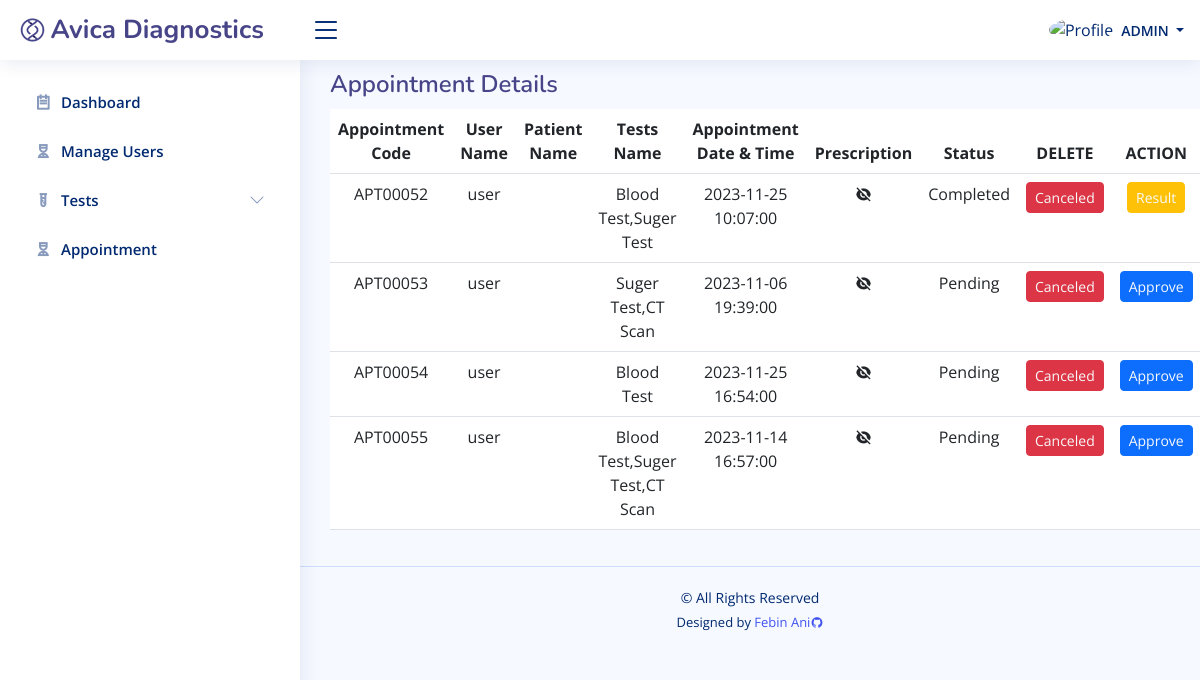
Before: /admin/appointment.php (signed in) with the older database file.
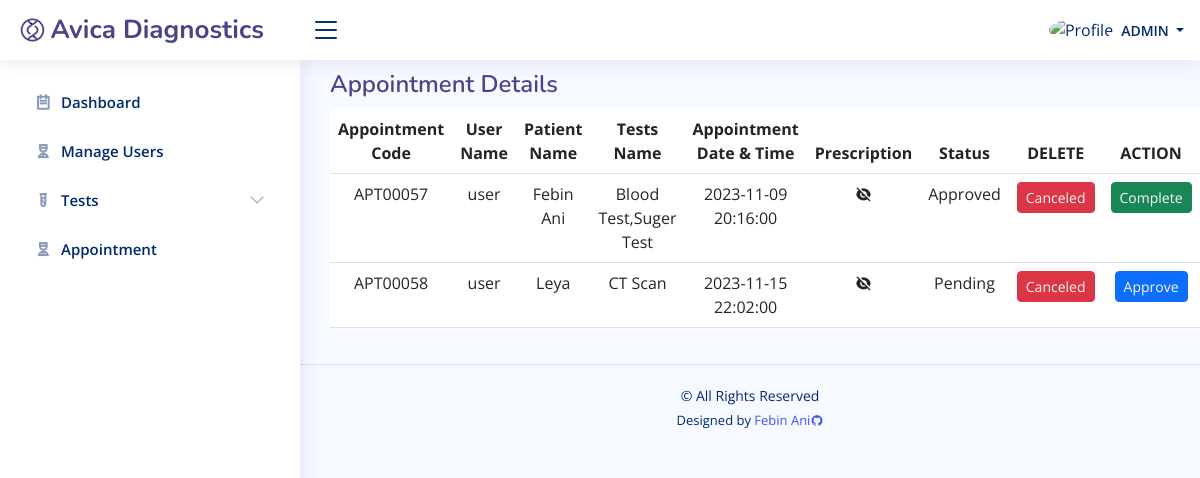
After: the same page with the newer database file.
### tables this page shows
CREATE TABLE `tb_appointment_list` (
  `apt_id` int(10) NOT NULL,
  `name` text NOT NULL,
  `code` varchar(100) NOT NULL,
  `user_id` int(10) NOT NULL,
  `schedule` datetime NOT NULL,
  `pres` varchar(150) NOT NULL,
  `price` int(10) NOT NULL,
  `status` int(50) NOT NULL,
  `payment_status` int(50) NOT NULL,
  `date_created` datetime NOT NULL,
  `date_updated` datetime DEFAULT NULL
);

CREATE TABLE `tb_user` (
  `id` int(10) NOT NULL,
  `fname` text NOT NULL,
  `lname` text NOT NULL,
  `gender` varchar(30) NOT NULL,
  `contact` varchar(100) NOT NULL,
  `username` varchar(50) NOT NULL,
  `email` text NOT NULL,
  `pass` text NOT NULL,
  `dob` date NOT NULL,
  `address` text NOT NULL,
  `usertype` text NOT NULL,
  `date_created` datetime NOT NULL,
  `date_updated` datetime DEFAULT NULL
);

### admin/appointment.php (the view, shortened to what this page needs)
<?php
	include('constant/security.php');
	include('constant/header.php');
	include('constant/sidebar.php');
?>
<main id="main" class="main">
    <div class="pagetitle">
      <h1>Appointment Details</h1>
    </div>
    <section class="section">
      <div class="row">
        <div class="col-lg-12">
          <table class="table">
            <thead>
              <tr class="text-center ">
                <th scope="col">Appointment Code</th>
                <th scope="col">User Name</th>
                <th scope="col">Patient Name</th>
                <th scope="col">Tests Name</th>
                <th scope="col">Appointment Date & Time</th>
                <th scope="col">Prescription</th>
                <th scope="col">Status</th>
                <th scope="col">DELETE</th>
                <th scope="col">ACTION</th>
              </tr>
            </thead>
            <tbody>
            <?php
              $sql = "SELECT
                          al.*,u.*,
                          GROUP_CONCAT(DISTINCT t.test_name ORDER BY t.test_id) AS testNames
                          FROM
                              tb_appointment_list AS al
                          LEFT JOIN
                              tb_appointment AS a ON al.code = a.apt_code
                          LEFT JOIN
                              tb_test AS t ON a.test_id = t.test_id
                          LEFT JOIN
                              tb_user AS u ON al.user_id = u.id
                          GROUP BY al.code";
              $result = $conn->query($sql);
              if ($result->num_rows > 0) {
                while ($row = $result->fetch_assoc()) {
                  echo '<tr class="text-center ">';
                  echo '<td>' . $row["code"] . '</td>';
                  echo '<td>' . $row["username"] . '</td>';
                  echo '<td>' . $row["name"] . '</td>';
                  echo '<td>' . $row["testNames"] . '</td>';
                  echo '<td>' . $row["schedule"] . '</td>';
                  echo "<td>" ?>
                  <?php
                  $pres=$row["pres"];
                  if($pres!==""){
                  ?>
                    <a class="d-flex justify-content-center link-dark" href=<?php echo "../assets/upload/".$row["pres"]; ?> >  <i class="ri-eye-fill"></i></a>
                  <?php
                  } else {
                  ?>
                    <i  class="ri-eye-off-fill d-flex justify-content-center "></i>
                  <?php
                  }
                  echo "<td>" ?>
                  <?php
                  $status=$row['status'];
                  if($status==0){
                    ?>
                    Pending
                    <?php
                  } elseif($status==1) {
                    ?>
                    Approved
                    <?php
                  } else {
                    ?>
                    Completed
                    <?php
                  }
                  ?>
                  <?php "</td>";
                  echo "<td>";
                  ?>
                    <button class="btn btn-danger btn-sm">
                      <a class="link-light" href="delete.php?apt_id=<?php echo $row["apt_id"]; ?>">Canceled</a>
                    </button>
                  <?php "</td>";
                    echo "<td>";
                    $status=$row['status'];
                    if($status==0){
                  ?>
                  <button class="btn btn-primary btn-sm">
                    <a class="link-light" href="update.php?apt_id=<?php echo $row["apt_id"]; ?>">Approve</a>
                  </button>
                  <?php
                    } elseif($status==1) {
                  ?>
                  <button class="btn btn-success btn-sm">
                    <a class="link-light" href="update.php?apt_id=<?php echo $row["apt_id"]; ?>">Complete</a>
                  </button>
                  <?php
                    } else {
                  ?>
                  <button class="btn btn-warning btn-sm">
                    <a class="link-light" href="result.php?apt_id=<?php echo $row["apt_id"]; ?>">Result</a>
                  </button>
                  <?php
                    }
                  echo "</td>";
                  echo "</tr>";
                }
              }
            ?>
            </tbody>
          </table>
        </div>
      </div>
    </section>
  </main>
<?php
include('constant/footer.php');
?>

### admin/constant/header.php (shortened to what this page needs)
<!DOCTYPE html>
<html lang="en">
<head>
  <link href="assets/vendor/bootstrap/css/bootstrap.min.css" rel="stylesheet">
  <link href="assets/vendor/bootstrap-icons/bootstrap-icons.css" rel="stylesheet">
  <link href="assets/vendor/boxicons/css/boxicons.min.css" rel="stylesheet">
  <link href="assets/vendor/quill/quill.snow.css" rel="stylesheet">
  <link href="assets/vendor/quill/quill.bubble.css" rel="stylesheet">
  <link href="assets/vendor/remixicon/remixicon.css" rel="stylesheet">
  <link href="assets/vendor/simple-datatables/style.css" rel="stylesheet">
  <link href="assets/css/style.css" rel="stylesheet">
  <link rel="stylesheet" type="text/css" href="https://common.olemiss.edu/_js/sweet-alert/sweet-alert.css">
</head>
<body>
  <header id="header" class="header fixed-top d-flex align-items-center">
    <div class="d-flex align-items-center justify-content-between">
      <a href="index.php" class="logo d-flex align-items-center">
        <img src="assets/img/logo.png" alt="">
        <span class="d-none d-lg-block">Avica Diagnostics</span>
      </a>
      <i class="bi bi-list toggle-sidebar-btn"></i>
    </div>
    <nav class="header-nav ms-auto">
      <ul class="d-flex align-items-center">
        <li class="nav-item dropdown pe-3">
          <a class="nav-link nav-profile d-flex align-items-center pe-0" href="#" data-bs-toggle="dropdown">
            <img src="https://github.com/febin-ani.png" alt="Profile" class="rounded-circle">
            <span class="d-none d-md-block dropdown-toggle ps-2">
            <?php echo "<span class='text-uppercase'>" .$_SESSION['usertype']. "</span>"; ?>
            </span>
          </a>
        </li>
      </ul>
    </nav>
  </header>

### admin/constant/sidebar.php (shortened to what this page needs)
 <aside id="sidebar" class="sidebar">
<ul class="sidebar-nav" id="sidebar-nav">
  <li class="nav-item">
    <a class="nav-link collapsed" href="index.php">
      <i class="ri-todo-line"></i>
      <span>Dashboard</span>
    </a>
  </li>
  <li class="nav-item">
    <a class="nav-link collapsed" href="register.php">
      <i class="ri-nurse-line"></i>
      <span>Manage Users</span>
    </a>
  </li>
  <li class="nav-item">
    <a class="nav-link collapsed" data-bs-target="#test-nav" data-bs-toggle="collapse" href="#">
      <i class="ri-test-tube-line"></i><span>Tests</span><i class="bi bi-chevron-down ms-auto"></i>
    </a>
  </li>
  <li class="nav-item">
    <a class="nav-link collapsed" href="appointment.php">
      <i class="ri-nurse-line"></i>
      <span>Appointment</span>
    </a>
  </li>
</ul>
</aside>

### constant/footer.php (shortened to what this page needs)
 <footer id="footer" class="footer">
    <div class="copyright">
      &copy;  All Rights Reserved
    </div>
    <div class="credits">
      Designed by <a href="https://github.com/febin-ani">Febin Ani<i class="ri-github-fill"></i></a>
    </div>
  </footer>
</body>
</html>

### admin/assets/css/style.css (style rules this page uses)
:root { scroll-behavior: smooth; }
body { font-family: "Open Sans", sans-serif; background: #f6f9ff; color: #444444; }
a { color: #4154f1; text-decoration: none; }
h1, h2, h3, h4, h5, h6 { font-family: "Nunito", sans-serif; }
#main { margin-top: 50px; padding: 20px 30px; transition: all 0.3s; }
.pagetitle { margin-bottom: 10px; }
.pagetitle h1 { font-size: 24px; margin-bottom: 0; font-weight: 600; color: rgb(71, 69, 136); }
.logo { line-height: 1; }
@media (min-width: 1200px) { .logo { width: 280px; } }
.logo img { max-height: 26px; margin-right: 6px; }
.logo span { font-size: 26px; font-weight: 700; color: rgb(71, 69, 136); font-family: "Nunito", sans-serif; }
.header { transition: all 0.5s; z-index: 997; height: 60px; box-shadow: 0px 2px 20px rgba(1, 41, 112, 0.1); background-color: #fff; padding-left: 20px; }
.header .toggle-sidebar-btn { font-size: 32px; padding-left: 10px; cursor: pointer; color: #012970; }
.header-nav ul { list-style: none; }
.header-nav>ul { margin: 0; padding: 0; }
.header-nav .nav-profile { color: #012970; }
.header-nav .nav-profile img { max-height: 36px; }
.header-nav .nav-profile span { font-size: 14px; font-weight: 600; }
.sidebar { position: fixed; top: 60px; left: 0; bottom: 0; width: 300px; z-index: 996; transition: all 0.3s; padding: 20px; overflow-y: auto; scrollbar-width: thin; scrollbar-color: #aab7cf transparent; box-shadow: 0px 0px 20px rgba(1, 41, 112, 0.1); background-color: #fff; }
@media (min-width: 1200px) { #main, #footer { margin-left: 300px; } }
.sidebar-nav { padding: 0; margin: 0; list-style: none; }
.sidebar-nav li { padding: 0; margin: 0; list-style: none; }
.sidebar-nav .nav-item { margin-bottom: 5px; }
.sidebar-nav .nav-link { display: flex; align-items: center; font-size: 15px; font-weight: 600; color: #4154f1; transition: 0.3; background: #f6f9ff; padding: 10px 15px; border-radius: 4px; }
.sidebar-nav .nav-link i { font-size: 16px; margin-right: 10px; color: #4154f1; }
.sidebar-nav .nav-link.collapsed { color: #012970; background: #fff; }
.sidebar-nav .nav-link.collapsed i { color: #899bbd; }
.sidebar-nav .nav-link .bi-chevron-down { margin-right: 0; transition: transform 0.2s ease-in-out; }
.footer { padding: 20px 0; font-size: 14px; transition: all 0.3s; border-top: 1px solid #cddfff; }
.footer .copyright { text-align: center; color: #012970; }
.footer .credits { padding-top: 5px; text-align: center; font-size: 13px; color: #012970; }

Changed rows visible on the page:
removed tb_appointment_list: code "APT00052", user.username "user", testNames "Blood Test,Suger Test", schedule "2023-11-25 10:07:00", status "Completed"
removed tb_appointment_list: code "APT00053", user.username "user", testNames "Suger Test,CT Scan", schedule "2023-11-06 19:39:00", status "Pending"
removed tb_appointment_list: code "APT00054", user.username "user", testNames "Blood Test", schedule "2023-11-25 16:54:00", status "Pending"
removed tb_appointment_list: code "APT00055", user.username "user", testNames "Blood Test,Suger Test,CT Scan", schedule "2023-11-14 16:57:00", status "Pending"
added tb_appointment_list: code "APT00057", user.username "user", name "Febin Ani", testNames "Blood Test,Suger Test", schedule "2023-11-09 20:16:00", status "Approved"
added tb_appointment_list: code "APT00058", user.username "user", name "Leya", testNames "CT Scan", schedule "2023-11-15 22:02:00", status "Pending"
